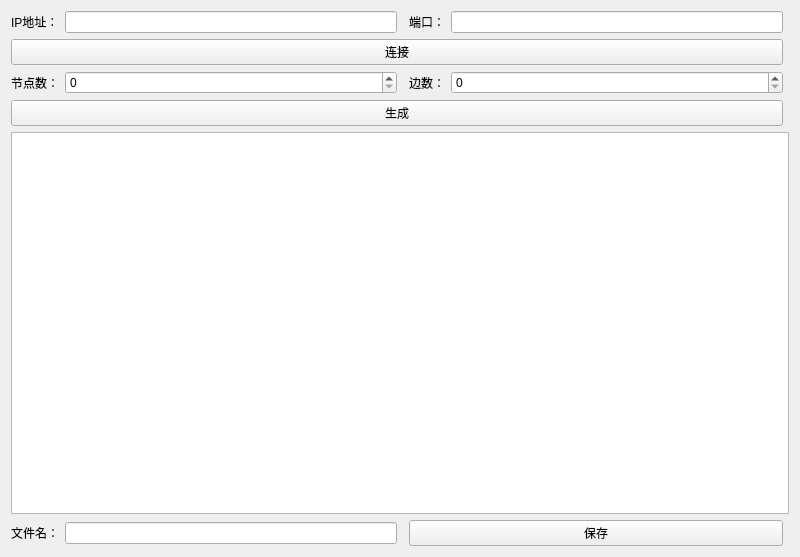
<?xml version="1.0" encoding="UTF-8"?>
<ui version="4.0">
 <class>ClientWidget</class>
 <widget class="QWidget" name="ClientWidget">
  <property name="geometry">
   <rect>
    <x>0</x>
    <y>0</y>
    <width>800</width>
    <height>557</height>
   </rect>
  </property>
  <property name="windowTitle">
   <string>ClientWidget</string>
  </property>
  <layout class="QGridLayout" name="gridLayout_2">
   <item row="0" column="0">
    <layout class="QGridLayout" name="gridLayout">
     <item row="6" column="0" colspan="6">
      <widget class="QTextEdit" name="textEdit">
       <property name="readOnly">
        <bool>true</bool>
       </property>
      </widget>
     </item>
     <item row="2" column="0" colspan="5">
      <widget class="QPushButton" name="pushButtonConnect">
       <property name="text">
        <string>连接</string>
       </property>
      </widget>
     </item>
     <item row="3" column="0">
      <widget class="QLabel" name="labelNode">
       <property name="text">
        <string>节点数：</string>
       </property>
      </widget>
     </item>
     <item row="3" column="1">
      <widget class="QSpinBox" name="spinBoxNode"/>
     </item>
     <item row="0" column="1">
      <widget class="QLineEdit" name="lineEditIp"/>
     </item>
     <item row="0" column="4">
      <widget class="QLineEdit" name="lineEditPort"/>
     </item>
     <item row="3" column="3">
      <widget class="QLabel" name="labelEdge">
       <property name="text">
        <string>边数：</string>
       </property>
      </widget>
     </item>
     <item row="0" column="0">
      <widget class="QLabel" name="labelIp">
       <property name="text">
        <string>IP地址：</string>
       </property>
      </widget>
     </item>
     <item row="0" column="3">
      <widget class="QLabel" name="labelPort">
       <property name="text">
        <string>端口：</string>
       </property>
      </widget>
     </item>
     <item row="3" column="4">
      <widget class="QSpinBox" name="spinBoxEdge"/>
     </item>
     <item row="7" column="1">
      <widget class="QLineEdit" name="lineEdit"/>
     </item>
     <item row="7" column="0">
      <widget class="QLabel" name="labelFile">
       <property name="text">
        <string>文件名：</string>
       </property>
      </widget>
     </item>
     <item row="5" column="0" colspan="5">
      <widget class="QPushButton" name="pushButtonGenerate">
       <property name="text">
        <string>生成</string>
       </property>
      </widget>
     </item>
     <item row="7" column="3" colspan="2">
      <widget class="QPushButton" name="pushButtonSave">
       <property name="text">
        <string>保存</string>
       </property>
      </widget>
     </item>
    </layout>
   </item>
  </layout>
 </widget>
 <resources/>
 <connections/>
</ui>
